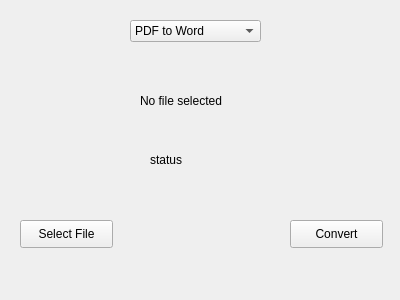
<?xml version="1.0" encoding="UTF-8"?>
<ui version="4.0">
 <class>Form</class>
 <widget class="QWidget" name="Form">
  <property name="geometry">
   <rect>
    <x>0</x>
    <y>0</y>
    <width>400</width>
    <height>300</height>
   </rect>
  </property>
  <property name="windowTitle">
   <string>Form</string>
  </property>
  <widget class="QLabel" name="filePathLabel">
   <property name="geometry">
    <rect>
     <x>140</x>
     <y>70</y>
     <width>91</width>
     <height>61</height>
    </rect>
   </property>
   <property name="text">
    <string>No file selected</string>
   </property>
  </widget>
  <widget class="QLabel" name="statusLabel">
   <property name="geometry">
    <rect>
     <x>150</x>
     <y>150</y>
     <width>111</width>
     <height>20</height>
    </rect>
   </property>
   <property name="text">
    <string>status</string>
   </property>
  </widget>
  <widget class="QPushButton" name="selectFileButton">
   <property name="geometry">
    <rect>
     <x>20</x>
     <y>220</y>
     <width>93</width>
     <height>28</height>
    </rect>
   </property>
   <property name="text">
    <string>Select File</string>
   </property>
  </widget>
  <widget class="QPushButton" name="convertButton">
   <property name="geometry">
    <rect>
     <x>290</x>
     <y>220</y>
     <width>93</width>
     <height>28</height>
    </rect>
   </property>
   <property name="text">
    <string>Convert</string>
   </property>
  </widget>
  <widget class="QComboBox" name="conversionComboBox">
   <property name="geometry">
    <rect>
     <x>130</x>
     <y>20</y>
     <width>131</width>
     <height>22</height>
    </rect>
   </property>
   <item>
    <property name="text">
     <string>PDF to Word</string>
    </property>
   </item>
   <item>
    <property name="text">
     <string>Word to PDF</string>
    </property>
   </item>
   <item>
    <property name="text">
     <string>Excel to Word</string>
    </property>
   </item>
   <item>
    <property name="text">
     <string>Image to PDF</string>
    </property>
   </item>
   <item>
    <property name="text">
     <string>Image Text Extract</string>
    </property>
   </item>
   <item>
    <property name="text">
     <string>Text to Audio</string>
    </property>
   </item>
  </widget>
 </widget>
 <resources/>
 <connections/>
</ui>
